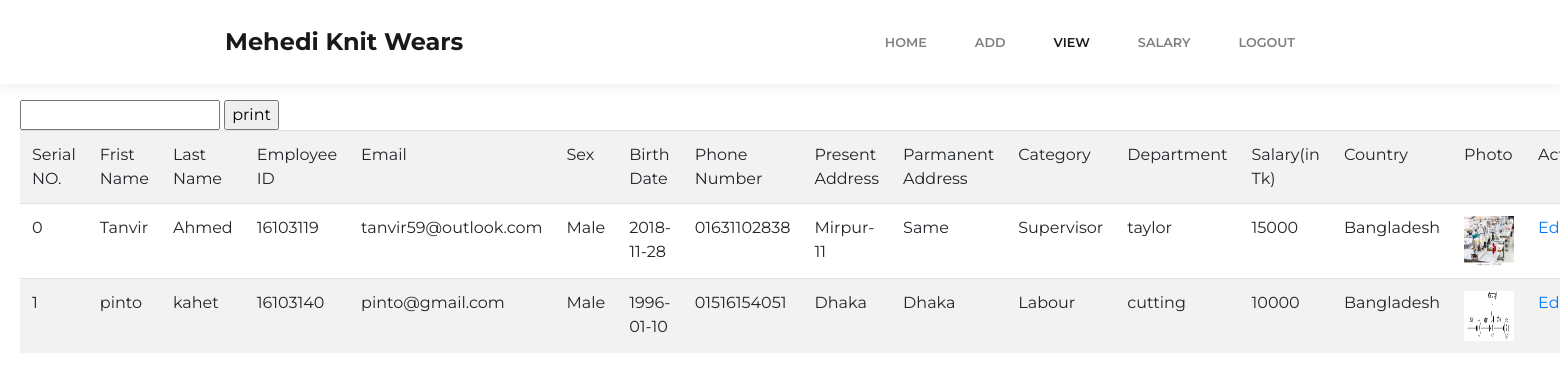
/employees.php (signed in), run on the app's committed database.
### tables this page shows
CREATE TABLE `employee` (
  `id` int(50) NOT NULL,
  `fname` varchar(50) NOT NULL,
  `lname` varchar(50) NOT NULL,
  `emp_id` int(50) NOT NULL,
  `email` varchar(50) NOT NULL,
  `sex` varchar(50) NOT NULL,
  `bday` date NOT NULL,
  `phone_number` varchar(50) NOT NULL,
  `cur_add` varchar(150) NOT NULL,
  `addr` varchar(150) NOT NULL,
  `category` varchar(150) NOT NULL,
  `dept` varchar(150) NOT NULL,
  `salary` int(11) NOT NULL,
  `country` varchar(50) NOT NULL,
  `profile` varchar(150) NOT NULL
);

### employees.php (the view, shortened to what this page needs)
<?php
if($_SESSION['user']['role']=='admin'){
	?>
<!DOCTYPE html>
<html>
<head>
    <link rel="stylesheet" href="assets/bootstrap/css/bootstrap.min.css">
    <link rel="stylesheet" href="assets/fonts/font-awesome.min.css">
    <link rel="stylesheet" href="assets/fonts/simple-line-icons.min.css">
    <link rel="stylesheet" href="assets/css/styles.min.css">
</head>
<body>
    <nav class="navbar navbar-light navbar-expand-lg fixed-top bg-white clean-navbar">
        <div class="container"><a class="navbar-brand logo" href="#"><strong>Mehedi Knit Wears</strong></a>
            <div
                class="collapse navbar-collapse" id="navcol-1">
                <ul class="nav navbar-nav ml-auto">
                    <li class="nav-item" role="presentation"><a class="nav-link" href="admin.php">Home</a></li>
							<div class="dropdown">
							   <li class="nav-item" role="presentation"><a class="nav-link" href="">Add</a></li>
							  </div>
							<div class="dropdown">
							   <li class="nav-item" role="presentation"><a class="nav-link active" href="">View</a></li>
							</div>
					<li class="nav-item" role="presentation"><a class="nav-link" href="salary.php">Salary</a></li>
					 <li class="nav-item" role="presentation"><a class="nav-link" href="logout.php">Logout</a></li>
                </ul>
        </div>
        </div>
    </nav>
    <main class="page landing-page">
</body>
</html>
<form action="empdf.php" method="post">
<input type="text" name="emp_id" id="emp_id">
<input type="submit" name="submit" value="print">
</form>
 <table class="table table-striped">
        <tr bgcolor='#CCCCCC'>
           <td>Serial NO.</td>
            <td>Frist Name</td>
            <td>Last Name</td>
            <td>Employee ID</td>
			<td>Email</td>
            <td>Sex</td>
            <td>Birth Date</td>
            <td>Phone Number</td>
			<td>Present Address</td>
            <td>Parmanent Address</td>
            <td>Category</td>
            <td>Department</td>
			<td>Salary(in Tk)</td>
			 <td>Country</td>
			<td>Photo</td>
            <td>Action</td>
        </tr>
<?php
		$serial=0;
		include("db.php");
$result = mysqli_query($conn, "SELECT * FROM employee");
        while($res = mysqli_fetch_array($result)) {
?>
            <tr>
            <td><?php echo $serial;?></td>
            <td><?php echo $res['fname'];?></td>
            <td><?php echo $res['lname'];?></td>
            <td><?php echo $res['emp_id'];?></td>
            <td><?php echo $res['email'];?></td>
            <td><?php echo $res['sex'];?></td>
            <td><?php echo $res['bday'];?></td>
            <td><?php echo $res['phone_number'];?></td>
            <td><?php echo $res['cur_add'];?></td>
            <td><?php echo $res['addr'];?></td>
			<td><?php echo $res['category'];?></td>
			<td><?php echo $res['dept'];?></td>
			<td><?php echo $res['salary'];?></td>
			<td><?php echo $res['country'];?></td>
			<td><img src="upload/<?php echo $res['profile'];?>" style="width:50px;height:50px;"/></td>
			<td><a href="edit_em.php?id=<?php echo $res['id'];?>">Edit</a>|<a href="del_em.php?id=<?php echo $res['id'];?>" onClick="return confirm('Are you sure you want to delete?')" >Delete</a></td>
<?php
$serial++;
} }if($_SESSION['user']['role']=='registry'){
?>
<!DOCTYPE html>
<html>
<head>
    <meta charset="utf-8">
    <meta name="viewport" content="width=device-width, initial-scale=1.0">
    <title>Registry -Employee Info</title>
    <link rel="stylesheet" href="assets/bootstrap/css/bootstrap.min.css">
    <link rel="stylesheet" href="https://fonts.googleapis.com/css?family=Montserrat:400,400i,700,700i,600,600i">
    <link rel="stylesheet" href="assets/fonts/font-awesome.min.css">
    <link rel="stylesheet" href="assets/fonts/simple-line-icons.min.css">
    <link rel="stylesheet" href="assets/css/styles.min.css">
</head>
<body>
    <nav class="navbar navbar-light navbar-expand-lg fixed-top bg-white clean-navbar">
        <div class="container"><a class="navbar-brand logo" href="#"><strong>Mehedi Knit Wears</strong></a><button class="navbar-toggler" data-toggle="collapse" data-target="#navcol-1"><span class="sr-only">Toggle navigation</span><span class="navbar-toggler-icon"></span></button>
            <div
                class="collapse navbar-collapse" id="navcol-1">
                <ul class="nav navbar-nav ml-auto">
                    <li class="nav-item" role="presentation"><a class="nav-link active" href="registry.php">Home</a></li>
					<li <div a class="dropdown"> </a></li>
							<div class="dropdown">
							   <li class="nav-item" role="presentation"><a class="nav-link " href="">Add</a></li>
							  <div class="dropdown-content">
								<a href="addpro.php">Project</a>
								<a href="addem.php">Employee</a>
							  </div>
							  </div>
							  <li <div a class="dropdown"> </a></li>
							<div class="dropdown">
							   <li class="nav-item" role="presentation"><a class="nav-link active" href="">View</a></li>
							  <div class="dropdown-content">
								<a href="employees.php">Employee Profile</a>
								<a href="projects.php">Project Details</a>
								<a href="viewattendance.php">View Attendence</a>
								<a href="late_user.php">View Late Comers</a>
							  </div>
							</div>
					<li class="nav-item" role="presentation"><a class="nav-link" href="salary.php">Salary</a></li>
					<li class="nav-item" role="presentation"><a class="nav-link" href="attendance.php">Take Attendance</a></li>
					 <li class="nav-item" role="presentation"><a class="nav-link" href="logout.php">Logout</a></li>
                </ul>
        </div>
        </div>
    </nav>
    <main class="page landing-page">
    </footer>
    <script src="assets/js/jquery.min.js"></script>
    <script src="assets/bootstrap/js/bootstrap.min.js"></script>
    <script src="assets/js/script.min.js"></script>
</body>
</html>
</center>
<form action="empdf.php" method="post">
<input type="text" name="emp_id" id="emp_id">
<input type="submit" name="submit" value="print">
</form>
 <table class="table table-striped">
        <tr bgcolor='#CCCCCC'>
           <td>Serial NO.</td>
            <td>Frist Name</td>
            <td>Last Name</td>
            <td>Employee ID</td>
			<td>Email</td>
            <td>Sex</td>
            <td>Birth Date</td>
            <td>Phone Number</td>
			<td>Present Address</td>
            <td>Parmanent Address</td>
			<td>Category</td>
            <td>Department</td>
			<td>Salary(in Tk)</td>
            <td>Country</td>
			<td>Photo</td>
            <td>Action</td>
        </tr>
<?php
		$serial=0;
		include("db.php");
$result = mysqli_query($conn, "SELECT * FROM employee");
        while($res = mysqli_fetch_array($result)) {
?>
            <tr>
            <td><?php echo $serial;?></td>
            <td><?php echo $res['fname'];?></td>
            <td><?php echo $res['lname'];?></td>
            <td><?php echo $res['emp_id'];?></td>
            <td><?php echo $res['email'];?></td>
            <td><?php echo $res['sex'];?></td>
            <td><?php echo $res['bday'];?></td>
            <td><?php echo $res['phone_number'];?></td>
            <td><?php echo $res['cur_add'];?></td>
            <td><?php echo $res['addr'];?></td>
			<td><?php echo $res['category'];?></td>
            <td><?php echo $res['dept'];?></td>
			<td><?php echo $res['salary'];?></td>
			<td><?php echo $res['country'];?></td>
			<td><img src="upload/<?php echo $res['profile'];?>" style="width:50px;height:50px;"/></td>
			<td><a href="edit_em.php?id=<?php echo $res['id'];?>">Edit</a>|<a href="del_em.php?id=<?php echo $res['id'];?>" onClick="return confirm('Are you sure you want to delete?')" >Delete</a></td>
<?php
$serial++;
} }
?>

### data on the page
employee: fname "Tanvir", lname "Ahmed", emp "16103119", email "tanvir59@outlook.com", sex "Male", bday "2018-11-28", phone_number "01631102838", cur_add "Mirpur-11", addr "Same", category "Supervisor", dept "taylor", salary "15000", country "Bangladesh", profile (picture)
employee: fname "pinto", lname "kahet", emp "16103140", email "pinto@gmail.com", sex "Male", bday "1996-01-10", phone_number "01516154051", cur_add "Dhaka", addr "Dhaka", category "Labour", dept "cutting", salary "10000", country "Bangladesh", profile (picture)
